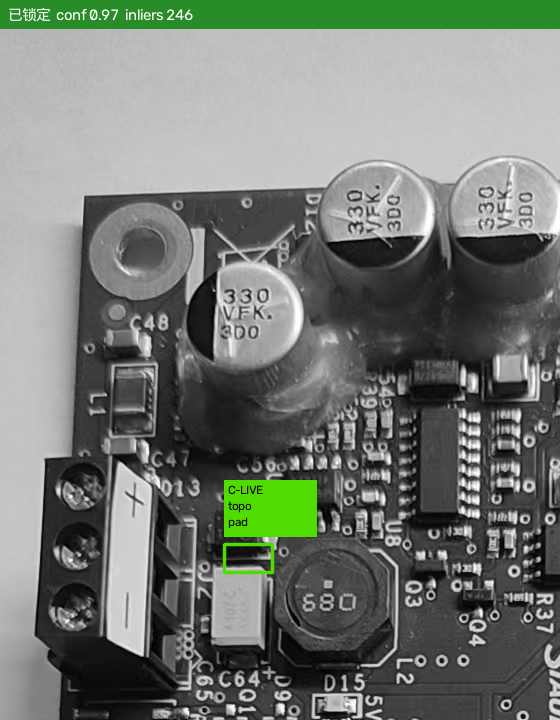
#> input picture artifacts/topology_live_loop/frames/frame_000.png, 560 x 720 px
$ python -i mosaic.py   (imports and definitions only)
#> lines starting #> are read from the running program, lines starting #| are printed output that depends on the picture
"""Mapping Mode (D15 / TECH_SPEC §2.0, §3.6).

``VideoMosaicBuilder`` is the public entry. Still-tile compare stays in
``vision.stitch`` (§3.7) and is not the default mapping path.

Each accepted frame has a 3×3 homography from that frame into the mosaic
canvas. Motion is a partial affine (feature match or optical flow), lifted
to 3×3. Weak or degenerate steps are skipped. The first frame sits at the
canvas center; the canvas grows until ``max_canvas``.

Worker thread: matching and blending happen inside ``push_frame`` and
``finalize``. This CLI calls them synchronously because it has no Qt UI
thread. A desktop Mapping page must run the builder off the GUI thread.
"""

from __future__ import annotations

import argparse
import json
import math
import os
from dataclasses import dataclass, field
from enum import Enum
from pathlib import Path

import cv2
import numpy as np

from model.schema import BoardProject

_MIN_INLIERS = 24
_MIN_INLIER_RATIO = 0.35
_MIN_SCALE = 0.92
_MAX_SCALE = 1.08
_MAX_CHAIN_SCALE = 1.35
_MIN_CHAIN_SCALE_FLOOR = 1.0 / _MAX_CHAIN_SCALE
MAP_SOURCE = "video_mosaic"


class MappingState(str, Enum):
    """§2.0 mapping states. Values are the names written into meta.mapping."""

    IDLE = "Idle"
    RECORDING = "Mapping/Recording"
    BUILDING = "Building/Merging"
    MOSAIC_READY = "MosaicReady"
    FAILED = "Failed"
    CANCELLED = "Cancelled"
    RESCAN = "Rescan"


class MappingController:
    """Minimal mapping state machine for CLI and smoke. UI wiring is a stub."""

    def __init__(self) -> None:
        self.state = MappingState.IDLE
        self.message = ""

    def start_recording(self) -> MappingState:
        if self.state not in {MappingState.IDLE, MappingState.RESCAN}:
            raise RuntimeError(f"cannot record from {self.state.value}")
        self.state = MappingState.RECORDING
        self.message = ""
        return self.state

    # [37 lines left out: functions begin_building, mark_ready, fail, cancel, request_rescan, reset, not called in this run]


@dataclass
class MosaicFrame:
    index: int
    accepted: bool
    reason: str
    inliers: int = 0
    matches: int = 0

    # [8 lines left out: function to_dict, not called in this run]


@dataclass
class MosaicBuildProgress:
    state: str
    frames_total: int
    frames_accepted: int
    frames_skipped: int
    canvas_size: tuple[int, int]
    message: str = ""

    # [10 lines left out: function to_dict, not called in this run]


@dataclass
class MosaicResult:
    ok: bool
    mosaic_path: Path | None
    frames_total: int
    frames_accepted: int
    frames_skipped: int
    canvas_size: tuple[int, int]
    coverage_hint: float | None
    message: str
    frames: list[MosaicFrame] = field(default_factory=list)
    map_source: str = MAP_SOURCE
    global_map_path: str | None = None
    project_path: Path | None = None
    state: str = MappingState.IDLE.value
    scan: dict | None = None
    compare: dict | None = None

    # [22 lines left out: function to_dict, not called in this run]


class VideoMosaicBuilder:
    """Incremental video mosaic. ``motion`` is feature, optical_flow, or auto."""

    def __init__(self, overlap_hint: float = 0.85, motion: str = "feature"):
        if motion not in {"feature", "optical_flow", "auto"}:
            raise ValueError("motion must be 'feature', 'optical_flow', or 'auto'")
        if not 0.0 < float(overlap_hint) < 1.0:
            raise ValueError("overlap_hint must be between 0 and 1")
        self.overlap_hint = float(overlap_hint)
        self.motion = motion
        # 0.85 overlap leaves ~15% new pixels; a small slack keeps a 16% step.
        self.max_step_fraction = min(0.45, max(0.05, (1.0 - self.overlap_hint) + 0.08))
        self.min_inliers = _MIN_INLIERS
        self.min_inlier_ratio = _MIN_INLIER_RATIO
        self.reanchor_every = 8
        self.max_canvas = 4096
        self.margin = 48
        self.controller = MappingController()
        self.frames: list[MosaicFrame] = []
        self._detector = cv2.SIFT_create(nfeatures=2000)
        self._norm = cv2.NORM_L2
        self._accum: np.ndarray | None = None
        self._weight: np.ndarray | None = None
        self._H_ref: np.ndarray | None = None
        self._ref_pack: tuple | None = None
        self._key_pack: tuple | None = None
        self._H_key: np.ndarray | None = None
        self._since_key = 0
        self._prev_gray: np.ndarray | None = None

    # [11 lines left out: function reset, not called in this run]

    def push_frame(self, frame_bgr: np.ndarray) -> MosaicFrame:
        if self.controller.state == MappingState.CANCELLED:
            return self._record(False, "cancelled")
        if self.controller.state in {MappingState.IDLE, MappingState.RESCAN}:
            self.controller.start_recording()
        if self.controller.state != MappingState.RECORDING:
            return self._record(False, f"not recording ({self.controller.state.value})")
        if frame_bgr is None or getattr(frame_bgr, "ndim", 0) != 3 or frame_bgr.size == 0:
            return self._record(False, "empty frame")
        gray = cv2.cvtColor(frame_bgr, cv2.COLOR_BGR2GRAY)
        pack = self._detect(gray)
        if self._accum is None:
            self._start(frame_bgr, pack, gray)
            return self._record(True, "first frame")
        relative, stats, reason = self._estimate_motion(pack, gray, frame_bgr.shape)
        anchor = "previous"
        if relative is None and self.motion != "optical_flow" and self._key_pack is not None and self._H_key is not None:
            relative, stats, reason = self._match_features(pack, self._key_pack, frame_bgr.shape)
            anchor = "keyframe"
        if relative is None:
            self._prev_gray = gray
            return self._record(False, reason, stats[0], stats[1])
        if anchor == "keyframe":
            tentative = self._normalize(self._H_key @ relative)
        else:
            tentative = self._normalize(self._H_ref @ relative)
        if not self._chain_scale_ok(tentative):
            self._prev_gray = gray
            return self._record(False, "cumulative scale drift", stats[0], stats[1])
        corners = _project_corners(frame_bgr.shape, tentative)
        if not self._fit_canvas(corners):
            self._prev_gray = gray
            return self._record(False, "canvas limit", stats[0], stats[1])
        homography = tentative
        self._blend(frame_bgr, homography)
        self._H_ref = homography
        self._ref_pack = pack
        self._prev_gray = gray
        self._since_key += 1
        if self._since_key >= self.reanchor_every:
            self._key_pack = pack
            self._H_key = homography
            self._since_key = 0
        return self._record(True, f"accepted via {anchor}", stats[0], stats[1])

    # [88 lines left out: functions progress, finalize, cancel, render, coverage_hint, canvas_size, not called in this run]

    def _record(self, accepted: bool, reason: str, inliers: int = 0, matches: int = 0) -> MosaicFrame:
        frame = MosaicFrame(len(self.frames), accepted, reason, inliers, matches)
        self.frames.append(frame)
        return frame

    # [14 lines left out: function _result, not called in this run]

    def _start(self, frame_bgr: np.ndarray, pack: tuple, gray: np.ndarray) -> None:
        frame_h, frame_w = frame_bgr.shape[:2]
        canvas_h = min(self.max_canvas, frame_h + 2 * max(self.margin, frame_h))
        canvas_w = min(self.max_canvas, frame_w + 2 * max(self.margin, frame_w))
        self._accum = np.zeros((canvas_h, canvas_w, 3), dtype=np.float64)
        self._weight = np.zeros((canvas_h, canvas_w), dtype=np.float64)
        origin_x = (canvas_w - frame_w) / 2.0
        origin_y = (canvas_h - frame_h) / 2.0
        homography = np.array(
            [[1.0, 0.0, origin_x], [0.0, 1.0, origin_y], [0.0, 0.0, 1.0]],
            dtype=np.float64,
        )
        self._blend(frame_bgr, homography)
        self._H_ref = homography
        self._ref_pack = pack
        self._key_pack = pack
        self._H_key = homography
        self._since_key = 0
        self._prev_gray = gray

    def _detect(self, gray: np.ndarray) -> tuple:
        small, scale = _downscale_gray(gray, 720)
        keys, desc = self._detector.detectAndCompute(small, None)
        return small, scale, keys, desc

    # [114 lines left out: functions _estimate_motion, _match_features, _match_flow, _accept_affine, _chain_scale_ok, _fit_canvas and 1 more, not called in this run]

    def _blend(self, frame_bgr: np.ndarray, homography: np.ndarray) -> None:
        assert self._accum is not None and self._weight is not None
        height, width = self._accum.shape[:2]
        warped = cv2.warpPerspective(frame_bgr, homography, (width, height))
        mask = cv2.warpPerspective(np.full(frame_bgr.shape[:2], 255, np.uint8), homography, (width, height))
        inside = mask > 0
        if not np.any(inside):
            return
        distance = cv2.distanceTransform(inside.astype(np.uint8), cv2.DIST_L2, 3)
        feather = np.clip(distance, 0.0, 24.0) / 24.0
        self._accum += warped.astype(np.float64) * feather[..., None]
        self._weight += feather

    # [57 lines left out: functions _normalize, write_mapping_project, not called in this run]


@dataclass
class SerpentineScan:
    """Crop plan for a microscope-style serpentine pass over one global image."""

    window_size: tuple[int, int]
    step: tuple[int, int]
    overlap_x: float
    overlap_y: float
    rows: int
    cols: int
    pattern: str
    origins: list[tuple[int, int]]
    source: str | None = None

    @property
    def frame_count(self) -> int:
        return len(self.origins)

    # [266 lines left out: functions to_dict, plan_serpentine_scan, crop_serpentine_frames, _axis_origins, compare_mosaic_to_global, write_global_compare_images and 6 more, not called in this run]


def _downscale_gray(gray: np.ndarray, max_side: int) -> tuple[np.ndarray, float]:
    height, width = gray.shape[:2]
    scale = min(1.0, max_side / max(height, width))
    if scale >= 0.999:
        return gray, 1.0
    resized = cv2.resize(
        gray,
        (max(1, int(round(width * scale))), max(1, int(round(height * scale)))),
        interpolation=cv2.INTER_AREA,
    )
    return resized, scale


# [16 lines left out: functions _project_corners, _relative_is_stable, not called in this run]


def _homography_metrics(homography: np.ndarray) -> tuple[float, float, bool]:
    return _affine_metrics(homography[:2, :])


# [142 lines left out: functions _affine_metrics, _load_video, run_from_global, _parse_window, main, not called in this run]


# [2 lines not run here, left out]

>>> import cv2
>>> picture = cv2.imread('../../artifacts/topology_live_loop/frames/frame_000.png')
#> picture is the input picture: shape (720, 560, 3); mean B, G, R 114.7, 121.6, 115.8
>>> result = VideoMosaicBuilder().push_frame(picture)
#> in push_frame, `gray = cv2.cvtColor(frame_bgr, cv2.COLOR_BGR2GRAY)`:
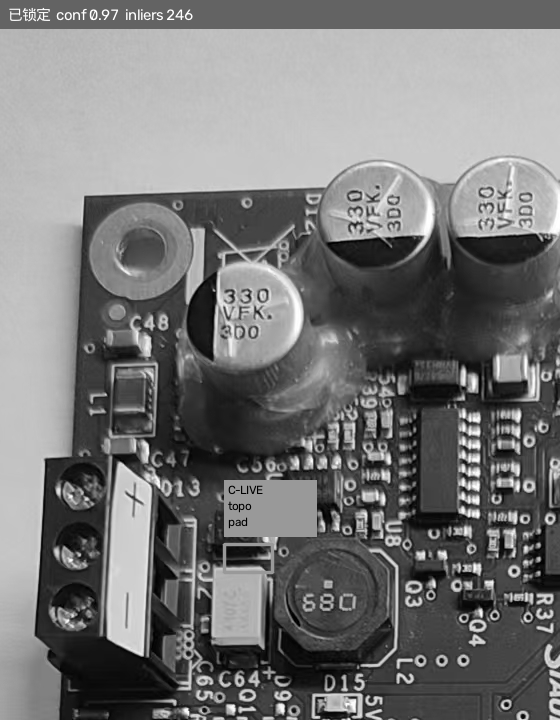
#> gray: shape (720, 560); min 0, max 255, mean 119.1
#> in _detect, `small, scale = _downscale_gray(gray, 720)`: scale = 1
#> in _detect, `keys, desc = self._detector.detectAndCompute(small, None)`: keys = 2000 keypoints; strongest (x, y, size): (523, 716, 3), (464, 660, 3), (514, 571, 2.9), (421, 660, 2.9)
#> in _blend, `warped = cv2.warpPerspective(frame_bgr, homography, (width, height))`:
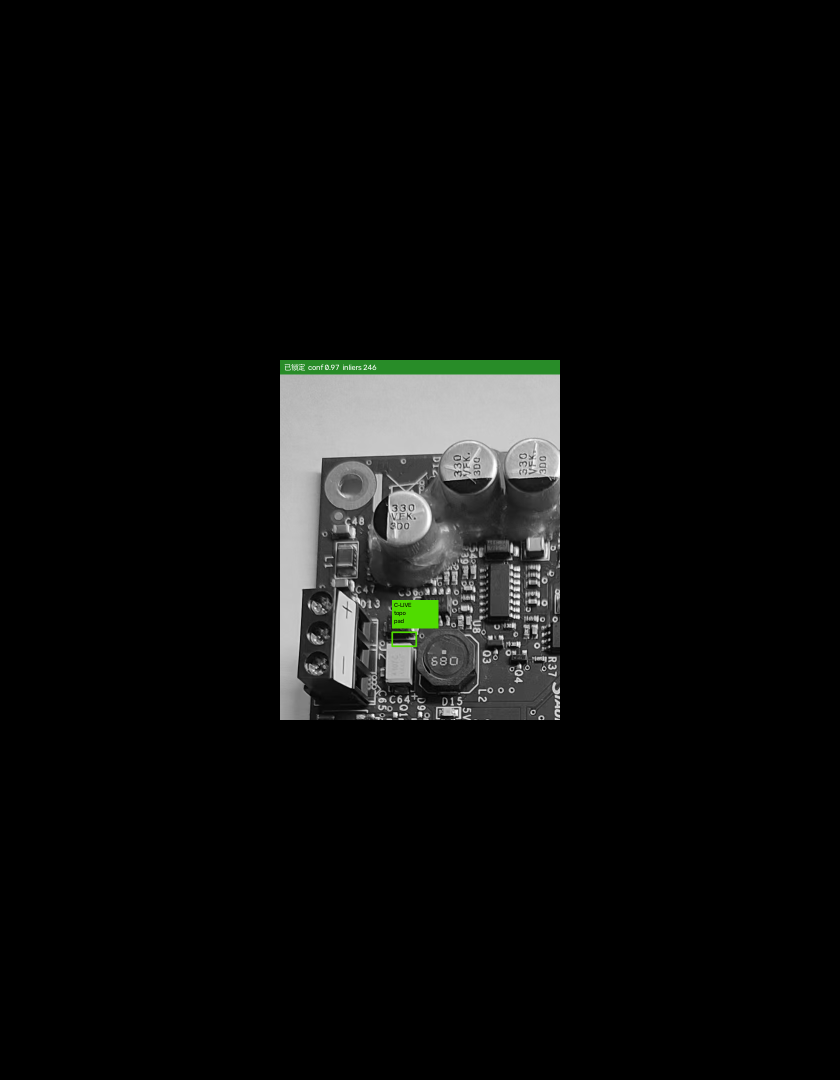
#> warped: shape (2160, 1680, 3) (shown at 1/2 size); mean B, G, R 12.7, 13.5, 12.9
#> in _blend, `feather = np.clip(distance, 0.0, 24.0) / 24.0`:
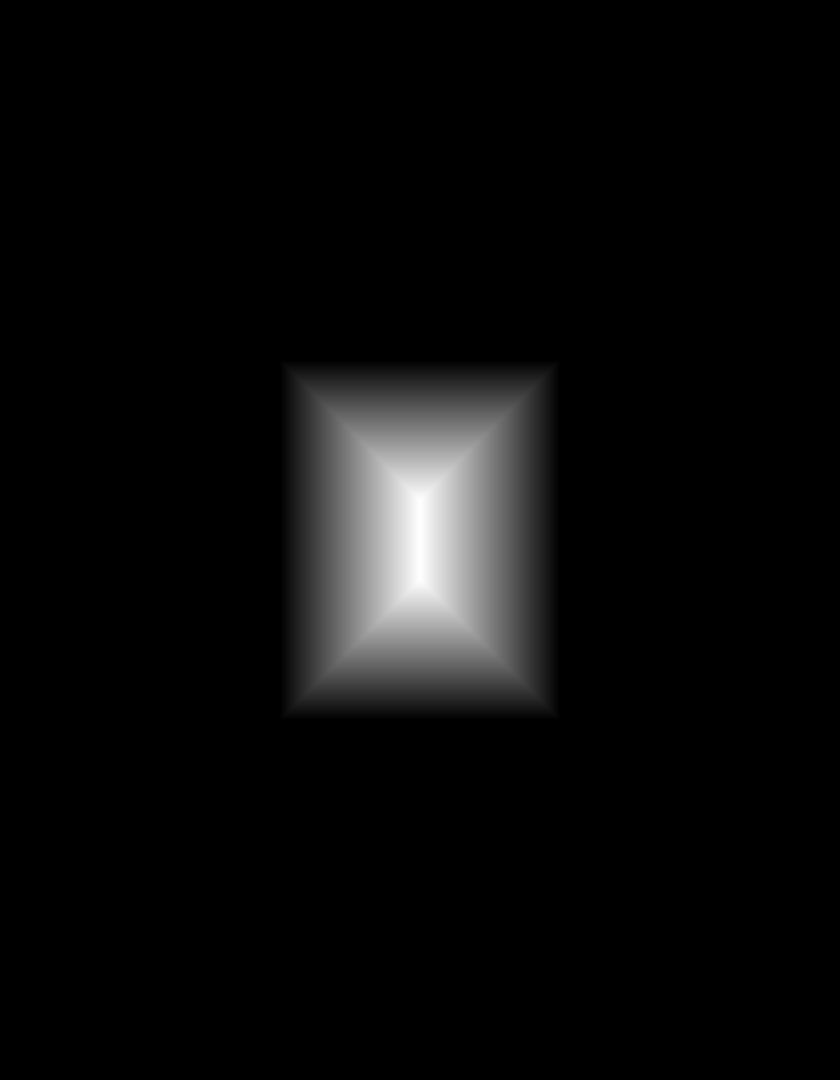
#> distance: shape (2160, 1680) float32 (shown at 1/2 size); min 0, max 267.4, mean 11.1; drawn with min black and max white
